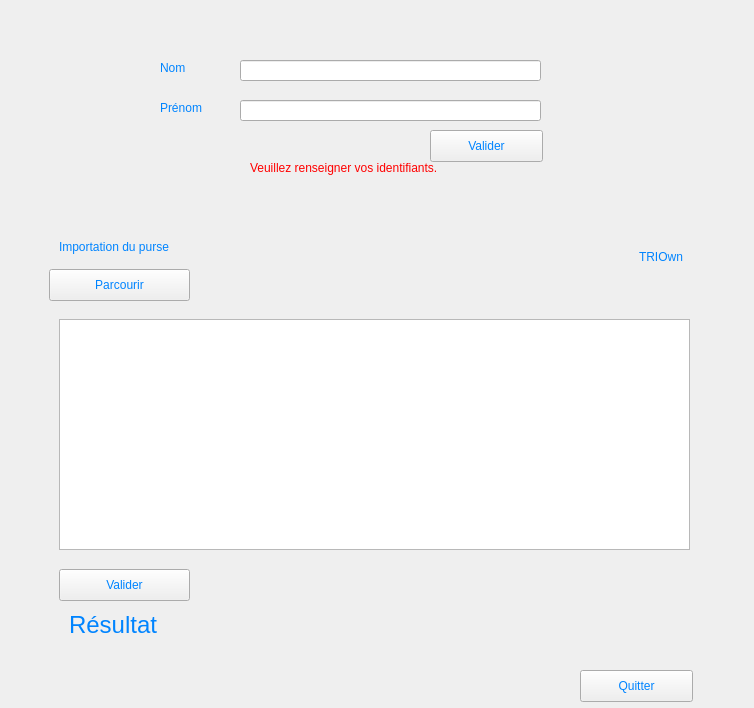
<?xml version="1.0" encoding="UTF-8"?>
<ui version="4.0">
 <class>MainWindow</class>
 <widget class="QMainWindow" name="MainWindow">
  <property name="geometry">
   <rect>
    <x>0</x>
    <y>0</y>
    <width>754</width>
    <height>708</height>
   </rect>
  </property>
  <property name="windowTitle">
   <string>MainWindow</string>
  </property>
  <widget class="QWidget" name="Principal">
   <widget class="QWidget" name="Identification" native="true">
    <property name="geometry">
     <rect>
      <x>30</x>
      <y>10</y>
      <width>691</width>
      <height>181</height>
     </rect>
    </property>
    <property name="styleSheet">
     <string notr="true">color:rgb(0, 132, 255);</string>
    </property>
    <widget class="QLineEdit" name="linePrenom">
     <property name="geometry">
      <rect>
       <x>210</x>
       <y>90</y>
       <width>301</width>
       <height>21</height>
      </rect>
     </property>
    </widget>
    <widget class="QLabel" name="labelNom">
     <property name="geometry">
      <rect>
       <x>130</x>
       <y>50</y>
       <width>60</width>
       <height>16</height>
      </rect>
     </property>
     <property name="text">
      <string>Nom</string>
     </property>
    </widget>
    <widget class="QPushButton" name="buttonValider">
     <property name="geometry">
      <rect>
       <x>400</x>
       <y>120</y>
       <width>113</width>
       <height>32</height>
      </rect>
     </property>
     <property name="text">
      <string>Valider</string>
     </property>
    </widget>
    <widget class="QLineEdit" name="lineNom">
     <property name="geometry">
      <rect>
       <x>210</x>
       <y>50</y>
       <width>301</width>
       <height>21</height>
      </rect>
     </property>
    </widget>
    <widget class="QLabel" name="labelPrenom">
     <property name="geometry">
      <rect>
       <x>130</x>
       <y>90</y>
       <width>60</width>
       <height>16</height>
      </rect>
     </property>
     <property name="text">
      <string>Prénom</string>
     </property>
    </widget>
    <widget class="QLabel" name="labelAlert">
     <property name="enabled">
      <bool>true</bool>
     </property>
     <property name="geometry">
      <rect>
       <x>220</x>
       <y>150</y>
       <width>221</width>
       <height>16</height>
      </rect>
     </property>
     <property name="styleSheet">
      <string notr="true">color: rgb(255, 0, 0);</string>
     </property>
     <property name="text">
      <string>Veuillez renseigner vos identifiants.</string>
     </property>
    </widget>
   </widget>
   <widget class="QWidget" name="widgetPurse" native="true">
    <property name="geometry">
     <rect>
      <x>29</x>
      <y>219</y>
      <width>691</width>
      <height>441</height>
     </rect>
    </property>
    <property name="styleSheet">
     <string notr="true">color:rgb(0, 132, 255);</string>
    </property>
    <widget class="QLabel" name="labelTitre">
     <property name="geometry">
      <rect>
       <x>30</x>
       <y>20</y>
       <width>171</width>
       <height>16</height>
      </rect>
     </property>
     <property name="text">
      <string>Importation du purse</string>
     </property>
    </widget>
    <widget class="QPushButton" name="buttonParcourir">
     <property name="geometry">
      <rect>
       <x>20</x>
       <y>50</y>
       <width>141</width>
       <height>32</height>
      </rect>
     </property>
     <property name="text">
      <string>Parcourir</string>
     </property>
    </widget>
    <widget class="QTextEdit" name="textColler">
     <property name="geometry">
      <rect>
       <x>30</x>
       <y>100</y>
       <width>631</width>
       <height>231</height>
      </rect>
     </property>
    </widget>
    <widget class="QPushButton" name="buttonCollerValider">
     <property name="geometry">
      <rect>
       <x>30</x>
       <y>350</y>
       <width>131</width>
       <height>32</height>
      </rect>
     </property>
     <property name="text">
      <string>Valider</string>
     </property>
    </widget>
    <widget class="QLabel" name="labelTriown">
     <property name="geometry">
      <rect>
       <x>610</x>
       <y>30</y>
       <width>60</width>
       <height>16</height>
      </rect>
     </property>
     <property name="text">
      <string>TRIOwn</string>
     </property>
    </widget>
    <widget class="QLabel" name="labelResultat">
     <property name="geometry">
      <rect>
       <x>40</x>
       <y>390</y>
       <width>151</width>
       <height>31</height>
      </rect>
     </property>
     <property name="font">
      <font>
       <pointsize>18</pointsize>
      </font>
     </property>
     <property name="frameShadow">
      <enum>QFrame::Plain</enum>
     </property>
     <property name="text">
      <string>Résultat</string>
     </property>
     <property name="alignment">
      <set>Qt::AlignLeading|Qt::AlignLeft|Qt::AlignVCenter</set>
     </property>
    </widget>
   </widget>
   <widget class="QPushButton" name="buttonQuitter">
    <property name="geometry">
     <rect>
      <x>580</x>
      <y>670</y>
      <width>113</width>
      <height>32</height>
     </rect>
    </property>
    <property name="styleSheet">
     <string notr="true">color:rgb(0, 132, 255);</string>
    </property>
    <property name="text">
     <string>Quitter</string>
    </property>
   </widget>
  </widget>
 </widget>
 <layoutdefault spacing="6" margin="11"/>
 <resources/>
 <connections/>
</ui>
